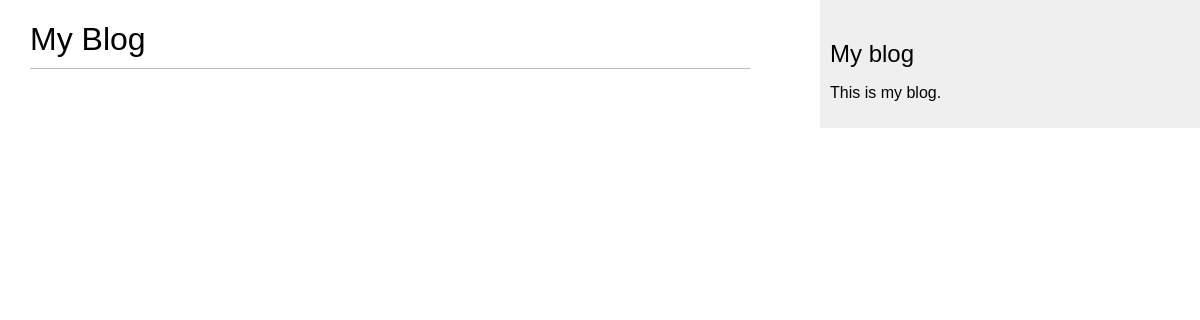
/blog/, run on an earlier commit of the app's database.
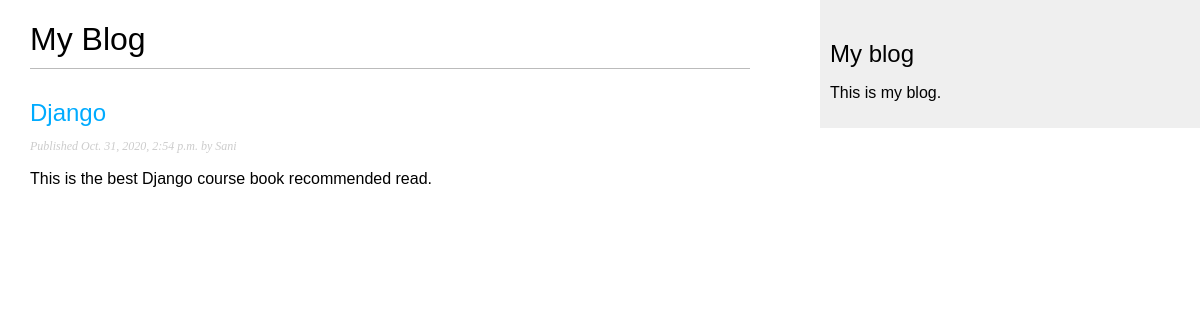
And on a later commit of the database.
### blog/models.py (models this page shows, shortened)
class Post(models.Model):
    STATUS_CHOICES = (
            ('draft', 'Draft'),
            ('published', 'Published'),
            )
    title = models.CharField(max_length=250)
    slug = models.SlugField(max_length=250,unique_for_date='publish')
    author = models.ForeignKey(User,on_delete=models.CASCADE,related_name='blog_posts')
    body = models.TextField()
    publish = models.DateTimeField(default=timezone.now)
    created = models.DateTimeField(auto_now_add=True)
    updated = models.DateTimeField(auto_now=True)
    status = models.CharField(max_length=10,choices=STATUS_CHOICES,default='draft')
    objects = models.Manager() # The default manager.
    published = PublishedManager() # Our custom manager.
    def get_absolute_url(self):
        return reverse('blog:post_detail',
                args=[self.publish.year,
                    self.publish.month,
                    self.publish.day,
                    self.slug])
    class Meta:
        ordering = ('-publish',)

### blog/views.py (the view)
# urls.py: path('', views.post_list, name='post_list'),
def post_list(request):
    posts = Post.published.all()
    return render(request,'blog/post/list.html',{'posts': posts})

### blog/models.py (called while the page is built)
    def get_queryset(self):
        return super(PublishedManager,self).get_queryset().filter(status='published')

### blog/templates/blog/post/list.html (shortened to what this page needs)
{% extends "blog/base.html" %}
{% block content %}
   <h1>My Blog</h1>
{% for post in posts %}
 <h2>
    <a href="{{ post.get_absolute_url }}">{{ post.title }}
    </a>
 </h2>
 <p class="date">
    Published {{ post.publish }} by {{ post.author }}
 </p>
 {{ post.body|truncatewords:30|linebreaks }}
 {% endfor %}
{% endblock %}

### blog/templates/blog/base.html (shortened to what this page needs)
{% load static %}
<!DOCTYPE html>
<html>
<head>
   <link href="{% static "css/blog.css" %}" rel="stylesheet">
</head>
<body>
 <div id="content">
 {% block content %}
 {% endblock %}
 </div>
 <div id="sidebar">
   <h2>My blog</h2>
   <p>This is my blog.</p>
 </div>
</body>
</html>

### blog/static/css/blog.css (style rules this page uses)
body { margin:0; padding:0; font-family:helvetica, sans-serif; }
a { color:#00abff; text-decoration:none; }
h1 { font-weight:normal; border-bottom:1px solid #bbb; padding:0 0 10px 0; }
h2 { font-weight:normal; margin:30px 0 0; }
#content { float:left; width:60%; padding:0 0 0 30px; }
#sidebar { float:right; width:30%; padding:10px; background:#efefef; height:100%; }
p.date { color:#ccc; font-family: georgia, serif; font-size: 12px; font-style: italic; }

What changed in the data, as far as the page shows it:
added Post: title "Django", publish "Oct. 31, 2020, 2:54 p.m.", author "Sani", body "This is the best Django course book recommended read."
